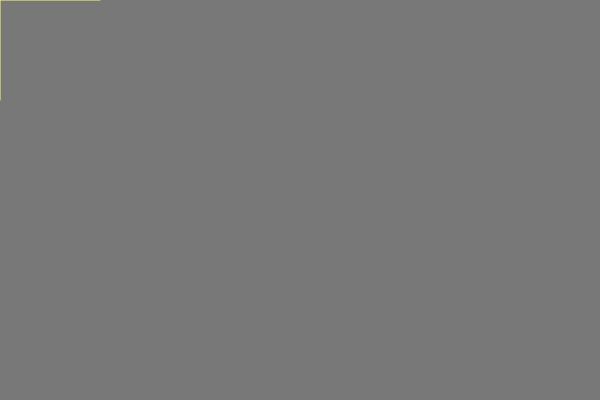
Frame 1 (no input)
Frame 60 (no input): identical to frame 1, image omitted
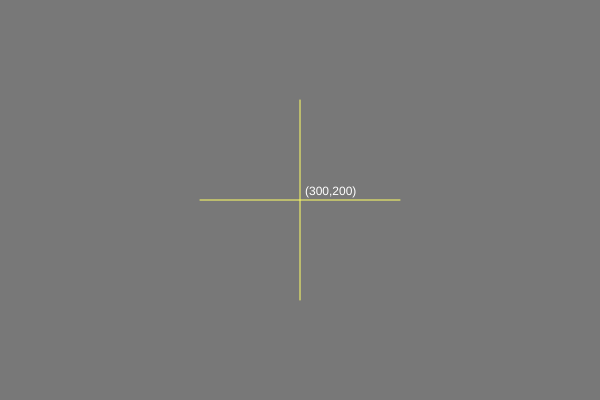
Frame 120 (the mouse pressed at the canvas centre since frame 60)

The p5.js sketch that drew these frames (run headless with seeded random() and noise() and a simulated clock; from frame 60 on, the mouse is pressed at the canvas centre):

// p5.js sketch
// ── sketch.js
/** 
 * Text displays X,Y next to mouse position
 */

let crossSize = 100;

function setup() {
  createCanvas(600, 400);
  fill(255);
}

function draw() {
  background(120);

  let mousePosition = "(" + mouseX + "," + mouseY + ")";

  noStroke();
  text(mousePosition, mouseX + 5, mouseY - 5);

  stroke(255, 255, 100);
  line(mouseX - crossSize, mouseY, mouseX + crossSize, mouseY);
  line(mouseX, mouseY - crossSize, mouseX, mouseY + crossSize);
}
